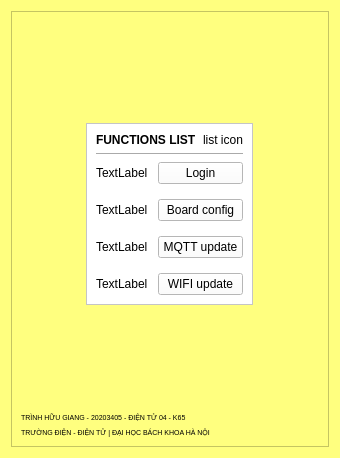
<?xml version="1.0" encoding="UTF-8"?>
<ui version="4.0">
 <class>_1_menuconfig</class>
 <widget class="QWidget" name="_1_menuconfig">
  <property name="geometry">
   <rect>
    <x>0</x>
    <y>0</y>
    <width>340</width>
    <height>458</height>
   </rect>
  </property>
  <property name="windowTitle">
   <string>Form</string>
  </property>
  <property name="styleSheet">
   <string notr="true">background-color: rgb(255, 255, 127);</string>
  </property>
  <layout class="QGridLayout" name="gridLayout">
   <item row="0" column="1">
    <widget class="QScrollArea" name="scrollArea">
     <property name="widgetResizable">
      <bool>true</bool>
     </property>
     <widget class="QWidget" name="scrollAreaWidgetContents">
      <property name="geometry">
       <rect>
        <x>0</x>
        <y>0</y>
        <width>320</width>
        <height>438</height>
       </rect>
      </property>
      <layout class="QGridLayout" name="gridLayout_3">
       <item row="0" column="2">
        <spacer name="verticalSpacer">
         <property name="orientation">
          <enum>Qt::Vertical</enum>
         </property>
         <property name="sizeHint" stdset="0">
          <size>
           <width>20</width>
           <height>31</height>
          </size>
         </property>
        </spacer>
       </item>
       <item row="1" column="2">
        <widget class="QFrame" name="fl_frame">
         <property name="styleSheet">
          <string notr="true">background-color: rgb(255, 255, 255);</string>
         </property>
         <property name="frameShape">
          <enum>QFrame::StyledPanel</enum>
         </property>
         <property name="frameShadow">
          <enum>QFrame::Raised</enum>
         </property>
         <layout class="QVBoxLayout" name="verticalLayout">
          <item>
           <layout class="QHBoxLayout" name="horizontalLayout">
            <item>
             <widget class="QLabel" name="fl_title">
              <property name="font">
               <font>
                <italic>false</italic>
                <bold>true</bold>
                <underline>false</underline>
               </font>
              </property>
              <property name="text">
               <string>FUNCTIONS LIST</string>
              </property>
             </widget>
            </item>
            <item>
             <widget class="QLabel" name="fl_icon">
              <property name="text">
               <string>list icon</string>
              </property>
             </widget>
            </item>
           </layout>
          </item>
          <item>
           <widget class="Line" name="line">
            <property name="orientation">
             <enum>Qt::Horizontal</enum>
            </property>
           </widget>
          </item>
          <item>
           <layout class="QFormLayout" name="fl">
            <property name="horizontalSpacing">
             <number>10</number>
            </property>
            <property name="verticalSpacing">
             <number>15</number>
            </property>
            <property name="bottomMargin">
             <number>0</number>
            </property>
            <item row="0" column="0">
             <widget class="QLabel" name="fl_broker_login">
              <property name="text">
               <string>TextLabel</string>
              </property>
             </widget>
            </item>
            <item row="0" column="1">
             <widget class="QPushButton" name="btn_broker_login">
              <property name="text">
               <string>Login</string>
              </property>
             </widget>
            </item>
            <item row="1" column="0">
             <widget class="QLabel" name="fl_board_cf">
              <property name="text">
               <string>TextLabel</string>
              </property>
             </widget>
            </item>
            <item row="1" column="1">
             <widget class="QPushButton" name="btn_board_cf">
              <property name="text">
               <string>Board config</string>
              </property>
             </widget>
            </item>
            <item row="2" column="0">
             <widget class="QLabel" name="fl_mqtt_ud">
              <property name="text">
               <string>TextLabel</string>
              </property>
             </widget>
            </item>
            <item row="2" column="1">
             <widget class="QPushButton" name="btn_mqtt_ud">
              <property name="text">
               <string>MQTT update</string>
              </property>
             </widget>
            </item>
            <item row="3" column="0">
             <widget class="QLabel" name="fl_wifi_ud">
              <property name="text">
               <string>TextLabel</string>
              </property>
             </widget>
            </item>
            <item row="3" column="1">
             <widget class="QPushButton" name="btn_wifi_ud">
              <property name="text">
               <string>WIFI update</string>
              </property>
             </widget>
            </item>
           </layout>
          </item>
         </layout>
        </widget>
       </item>
       <item row="1" column="4">
        <spacer name="horizontalSpacer_2">
         <property name="orientation">
          <enum>Qt::Horizontal</enum>
         </property>
         <property name="sizeHint" stdset="0">
          <size>
           <width>129</width>
           <height>20</height>
          </size>
         </property>
        </spacer>
       </item>
       <item row="4" column="0" colspan="5">
        <widget class="QLabel" name="label_2">
         <property name="font">
          <font>
           <pointsize>5</pointsize>
          </font>
         </property>
         <property name="text">
          <string>TRƯỜNG ĐIỆN - ĐIỆN TỬ | ĐẠI HỌC BÁCH KHOA HÀ NỘI</string>
         </property>
        </widget>
       </item>
       <item row="1" column="0">
        <spacer name="horizontalSpacer">
         <property name="orientation">
          <enum>Qt::Horizontal</enum>
         </property>
         <property name="sizeHint" stdset="0">
          <size>
           <width>129</width>
           <height>20</height>
          </size>
         </property>
        </spacer>
       </item>
       <item row="2" column="2">
        <spacer name="verticalSpacer_2">
         <property name="orientation">
          <enum>Qt::Vertical</enum>
         </property>
         <property name="sizeHint" stdset="0">
          <size>
           <width>20</width>
           <height>31</height>
          </size>
         </property>
        </spacer>
       </item>
       <item row="3" column="0" colspan="5">
        <widget class="QLabel" name="label">
         <property name="font">
          <font>
           <pointsize>5</pointsize>
          </font>
         </property>
         <property name="text">
          <string>TRÌNH HỮU GIANG - 20203405 - ĐIỆN TỬ 04 - K65</string>
         </property>
        </widget>
       </item>
      </layout>
     </widget>
    </widget>
   </item>
  </layout>
 </widget>
 <resources/>
 <connections/>
</ui>

<!--
    Copyright (C) 2025  Giang Trinh

    This program is free software: you can redistribute it and/or modify
    it under the terms of the GNU General Public License as published by
    the Free Software Foundation, either version 3 of the License, or
    (at your option) any later version.

    This program is distributed in the hope that it will be useful,
    but WITHOUT ANY WARRANTY; without even the implied warranty of
    MERCHANTABILITY or FITNESS FOR A PARTICULAR PURPOSE.  See the
    GNU General Public License for more details.

    You should have received a copy of the GNU General Public License
    along with this program.  If not, see <https://www.gnu.org/licenses/>.
 -->
